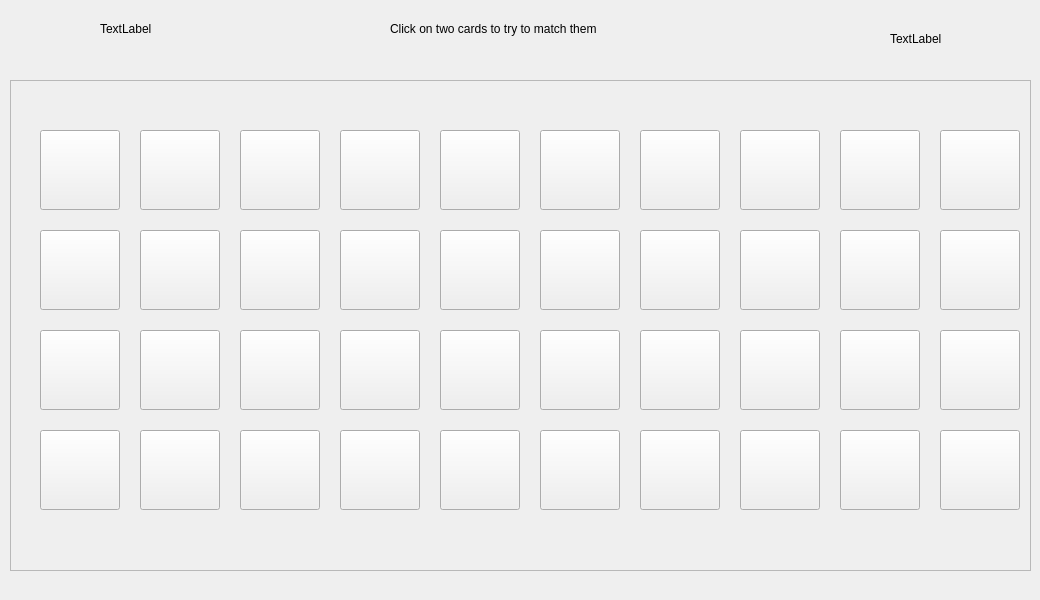
<?xml version="1.0" encoding="UTF-8"?>
<ui version="4.0">
 <class>Client</class>
 <widget class="QMainWindow" name="Client">
  <property name="geometry">
   <rect>
    <x>0</x>
    <y>0</y>
    <width>1040</width>
    <height>600</height>
   </rect>
  </property>
  <property name="windowTitle">
   <string>Client</string>
  </property>
  <widget class="QWidget" name="centralwidget">
   <widget class="QLabel" name="lblp2">
    <property name="geometry">
     <rect>
      <x>890</x>
      <y>30</y>
      <width>67</width>
      <height>17</height>
     </rect>
    </property>
    <property name="text">
     <string>TextLabel</string>
    </property>
   </widget>
   <widget class="QFrame" name="frame">
    <property name="geometry">
     <rect>
      <x>10</x>
      <y>80</y>
      <width>1021</width>
      <height>491</height>
     </rect>
    </property>
    <property name="frameShape">
     <enum>QFrame::StyledPanel</enum>
    </property>
    <property name="frameShadow">
     <enum>QFrame::Raised</enum>
    </property>
    <widget class="QPushButton" name="tarjeta01">
     <property name="geometry">
      <rect>
       <x>30</x>
       <y>50</y>
       <width>80</width>
       <height>80</height>
      </rect>
     </property>
     <property name="text">
      <string/>
     </property>
    </widget>
    <widget class="QPushButton" name="tarjeta02">
     <property name="geometry">
      <rect>
       <x>130</x>
       <y>50</y>
       <width>80</width>
       <height>80</height>
      </rect>
     </property>
     <property name="text">
      <string/>
     </property>
    </widget>
    <widget class="QPushButton" name="tarjeta03">
     <property name="geometry">
      <rect>
       <x>230</x>
       <y>50</y>
       <width>80</width>
       <height>80</height>
      </rect>
     </property>
     <property name="text">
      <string/>
     </property>
    </widget>
    <widget class="QPushButton" name="tarjeta04">
     <property name="geometry">
      <rect>
       <x>330</x>
       <y>50</y>
       <width>80</width>
       <height>80</height>
      </rect>
     </property>
     <property name="text">
      <string/>
     </property>
    </widget>
    <widget class="QPushButton" name="tarjeta05">
     <property name="geometry">
      <rect>
       <x>430</x>
       <y>50</y>
       <width>80</width>
       <height>80</height>
      </rect>
     </property>
     <property name="text">
      <string/>
     </property>
    </widget>
    <widget class="QPushButton" name="tarjeta13">
     <property name="geometry">
      <rect>
       <x>230</x>
       <y>150</y>
       <width>80</width>
       <height>80</height>
      </rect>
     </property>
     <property name="text">
      <string/>
     </property>
    </widget>
    <widget class="QPushButton" name="tarjeta12">
     <property name="geometry">
      <rect>
       <x>130</x>
       <y>150</y>
       <width>80</width>
       <height>80</height>
      </rect>
     </property>
     <property name="text">
      <string/>
     </property>
    </widget>
    <widget class="QPushButton" name="tarjeta15">
     <property name="geometry">
      <rect>
       <x>430</x>
       <y>150</y>
       <width>80</width>
       <height>80</height>
      </rect>
     </property>
     <property name="text">
      <string/>
     </property>
    </widget>
    <widget class="QPushButton" name="tarjeta14">
     <property name="geometry">
      <rect>
       <x>330</x>
       <y>150</y>
       <width>80</width>
       <height>80</height>
      </rect>
     </property>
     <property name="text">
      <string/>
     </property>
    </widget>
    <widget class="QPushButton" name="tarjeta11">
     <property name="geometry">
      <rect>
       <x>30</x>
       <y>150</y>
       <width>80</width>
       <height>80</height>
      </rect>
     </property>
     <property name="text">
      <string/>
     </property>
    </widget>
    <widget class="QPushButton" name="tarjeta23">
     <property name="geometry">
      <rect>
       <x>230</x>
       <y>250</y>
       <width>80</width>
       <height>80</height>
      </rect>
     </property>
     <property name="text">
      <string/>
     </property>
    </widget>
    <widget class="QPushButton" name="tarjeta22">
     <property name="geometry">
      <rect>
       <x>130</x>
       <y>250</y>
       <width>80</width>
       <height>80</height>
      </rect>
     </property>
     <property name="text">
      <string/>
     </property>
    </widget>
    <widget class="QPushButton" name="tarjeta25">
     <property name="geometry">
      <rect>
       <x>430</x>
       <y>250</y>
       <width>80</width>
       <height>80</height>
      </rect>
     </property>
     <property name="text">
      <string/>
     </property>
    </widget>
    <widget class="QPushButton" name="tarjeta24">
     <property name="geometry">
      <rect>
       <x>330</x>
       <y>250</y>
       <width>80</width>
       <height>80</height>
      </rect>
     </property>
     <property name="text">
      <string/>
     </property>
    </widget>
    <widget class="QPushButton" name="tarjeta21">
     <property name="geometry">
      <rect>
       <x>30</x>
       <y>250</y>
       <width>80</width>
       <height>80</height>
      </rect>
     </property>
     <property name="text">
      <string/>
     </property>
    </widget>
    <widget class="QPushButton" name="tarjeta33">
     <property name="geometry">
      <rect>
       <x>230</x>
       <y>350</y>
       <width>80</width>
       <height>80</height>
      </rect>
     </property>
     <property name="text">
      <string/>
     </property>
    </widget>
    <widget class="QPushButton" name="tarjeta32">
     <property name="geometry">
      <rect>
       <x>130</x>
       <y>350</y>
       <width>80</width>
       <height>80</height>
      </rect>
     </property>
     <property name="text">
      <string/>
     </property>
    </widget>
    <widget class="QPushButton" name="tarjeta35">
     <property name="geometry">
      <rect>
       <x>430</x>
       <y>350</y>
       <width>80</width>
       <height>80</height>
      </rect>
     </property>
     <property name="text">
      <string/>
     </property>
    </widget>
    <widget class="QPushButton" name="tarjeta34">
     <property name="geometry">
      <rect>
       <x>330</x>
       <y>350</y>
       <width>80</width>
       <height>80</height>
      </rect>
     </property>
     <property name="text">
      <string/>
     </property>
    </widget>
    <widget class="QPushButton" name="tarjeta31">
     <property name="geometry">
      <rect>
       <x>30</x>
       <y>350</y>
       <width>80</width>
       <height>80</height>
      </rect>
     </property>
     <property name="text">
      <string/>
     </property>
    </widget>
    <widget class="QPushButton" name="tarjeta36">
     <property name="geometry">
      <rect>
       <x>530</x>
       <y>350</y>
       <width>80</width>
       <height>80</height>
      </rect>
     </property>
     <property name="text">
      <string/>
     </property>
    </widget>
    <widget class="QPushButton" name="tarjeta08">
     <property name="geometry">
      <rect>
       <x>730</x>
       <y>50</y>
       <width>80</width>
       <height>80</height>
      </rect>
     </property>
     <property name="text">
      <string/>
     </property>
    </widget>
    <widget class="QPushButton" name="tarjeta27">
     <property name="geometry">
      <rect>
       <x>630</x>
       <y>250</y>
       <width>80</width>
       <height>80</height>
      </rect>
     </property>
     <property name="text">
      <string/>
     </property>
    </widget>
    <widget class="QPushButton" name="tarjeta17">
     <property name="geometry">
      <rect>
       <x>630</x>
       <y>150</y>
       <width>80</width>
       <height>80</height>
      </rect>
     </property>
     <property name="text">
      <string/>
     </property>
    </widget>
    <widget class="QPushButton" name="tarjeta28">
     <property name="geometry">
      <rect>
       <x>730</x>
       <y>250</y>
       <width>80</width>
       <height>80</height>
      </rect>
     </property>
     <property name="text">
      <string/>
     </property>
    </widget>
    <widget class="QPushButton" name="tarjeta18">
     <property name="geometry">
      <rect>
       <x>730</x>
       <y>150</y>
       <width>80</width>
       <height>80</height>
      </rect>
     </property>
     <property name="text">
      <string/>
     </property>
    </widget>
    <widget class="QPushButton" name="tarjeta39">
     <property name="geometry">
      <rect>
       <x>830</x>
       <y>350</y>
       <width>80</width>
       <height>80</height>
      </rect>
     </property>
     <property name="text">
      <string/>
     </property>
    </widget>
    <widget class="QPushButton" name="tarjeta29">
     <property name="geometry">
      <rect>
       <x>830</x>
       <y>250</y>
       <width>80</width>
       <height>80</height>
      </rect>
     </property>
     <property name="text">
      <string/>
     </property>
    </widget>
    <widget class="QPushButton" name="tarjeta19">
     <property name="geometry">
      <rect>
       <x>830</x>
       <y>150</y>
       <width>80</width>
       <height>80</height>
      </rect>
     </property>
     <property name="text">
      <string/>
     </property>
    </widget>
    <widget class="QPushButton" name="tarjeta09">
     <property name="geometry">
      <rect>
       <x>830</x>
       <y>50</y>
       <width>80</width>
       <height>80</height>
      </rect>
     </property>
     <property name="text">
      <string/>
     </property>
    </widget>
    <widget class="QPushButton" name="tarjeta06">
     <property name="geometry">
      <rect>
       <x>530</x>
       <y>50</y>
       <width>80</width>
       <height>80</height>
      </rect>
     </property>
     <property name="text">
      <string/>
     </property>
    </widget>
    <widget class="QPushButton" name="tarjeta20">
     <property name="geometry">
      <rect>
       <x>930</x>
       <y>150</y>
       <width>80</width>
       <height>80</height>
      </rect>
     </property>
     <property name="text">
      <string/>
     </property>
    </widget>
    <widget class="QPushButton" name="tarjeta16">
     <property name="geometry">
      <rect>
       <x>530</x>
       <y>150</y>
       <width>80</width>
       <height>80</height>
      </rect>
     </property>
     <property name="text">
      <string/>
     </property>
    </widget>
    <widget class="QPushButton" name="tarjeta38">
     <property name="geometry">
      <rect>
       <x>730</x>
       <y>350</y>
       <width>80</width>
       <height>80</height>
      </rect>
     </property>
     <property name="text">
      <string/>
     </property>
    </widget>
    <widget class="QPushButton" name="tarjeta26">
     <property name="geometry">
      <rect>
       <x>530</x>
       <y>250</y>
       <width>80</width>
       <height>80</height>
      </rect>
     </property>
     <property name="text">
      <string/>
     </property>
    </widget>
    <widget class="QPushButton" name="tarjeta10">
     <property name="geometry">
      <rect>
       <x>930</x>
       <y>50</y>
       <width>80</width>
       <height>80</height>
      </rect>
     </property>
     <property name="text">
      <string/>
     </property>
    </widget>
    <widget class="QPushButton" name="tarjeta07">
     <property name="geometry">
      <rect>
       <x>630</x>
       <y>50</y>
       <width>80</width>
       <height>80</height>
      </rect>
     </property>
     <property name="text">
      <string/>
     </property>
    </widget>
    <widget class="QPushButton" name="tarjeta40">
     <property name="geometry">
      <rect>
       <x>930</x>
       <y>350</y>
       <width>80</width>
       <height>80</height>
      </rect>
     </property>
     <property name="text">
      <string/>
     </property>
    </widget>
    <widget class="QPushButton" name="tarjeta37">
     <property name="geometry">
      <rect>
       <x>630</x>
       <y>350</y>
       <width>80</width>
       <height>80</height>
      </rect>
     </property>
     <property name="text">
      <string/>
     </property>
    </widget>
    <widget class="QPushButton" name="tarjeta30">
     <property name="geometry">
      <rect>
       <x>930</x>
       <y>250</y>
       <width>80</width>
       <height>80</height>
      </rect>
     </property>
     <property name="text">
      <string/>
     </property>
    </widget>
   </widget>
   <widget class="QLabel" name="lblp1">
    <property name="geometry">
     <rect>
      <x>100</x>
      <y>20</y>
      <width>67</width>
      <height>17</height>
     </rect>
    </property>
    <property name="text">
     <string>TextLabel</string>
    </property>
   </widget>
   <widget class="QLabel" name="label_3">
    <property name="geometry">
     <rect>
      <x>390</x>
      <y>20</y>
      <width>271</width>
      <height>17</height>
     </rect>
    </property>
    <property name="text">
     <string>Click on two cards to try to match them</string>
    </property>
   </widget>
  </widget>
 </widget>
 <resources/>
 <connections/>
</ui>
